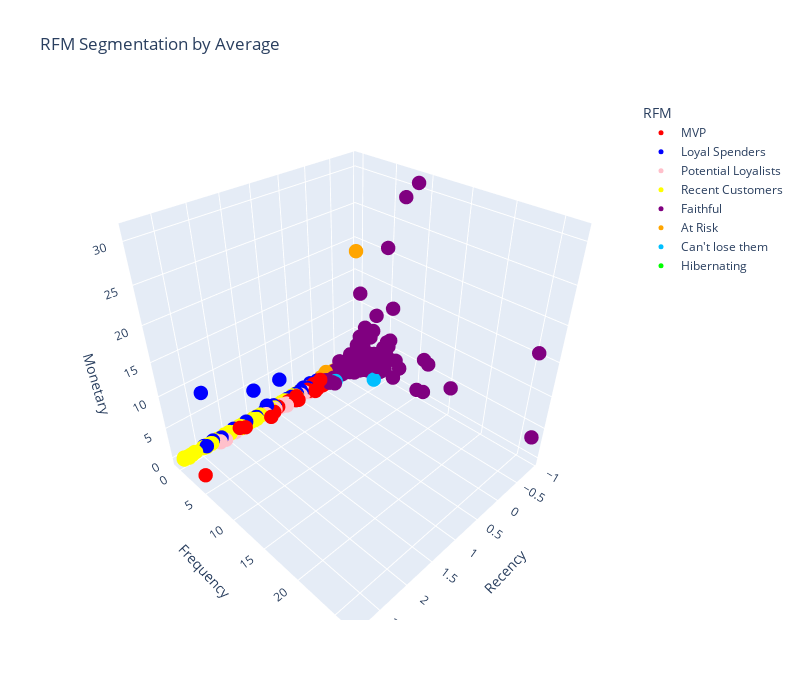

Source (notebook cell):
### Code cell
import plotly.graph_objects as go
import pandas as pd
import numpy as np

# Map labels to colors for visualization
color_map = {
    'MVP': 'red',           
    'Loyal Spenders': 'blue',         
    'Potential Loyalists': 'pink',           
    'Recent Customers': 'yellow',        
    'Faithful': 'purple',        
    'At Risk': 'orange',        
    "Can't lose them": 'deepskyblue',   
    'Hibernating': 'lime'           
}
rfm_standardized['color'] = rfm_standardized['label'].map(color_map)

# Create a 3D scatter plot
fig = go.Figure(layout=dict(width=800, height=700))

# Add traces, one for each segment
for segment, color in color_map.items():
    filtered_rfm = rfm_standardized[rfm_standardized['label'] == segment]
    fig.add_trace(go.Scatter3d(
        x=filtered_rfm['Recency'],
        y=filtered_rfm['Frequency'],
        z=filtered_rfm['Monetary'],
        mode='markers',
        marker=dict(size=5, color=color),
        name=segment  # Legend entry for this segment
    ))

# Set plot layout
fig.update_layout(
    title='RFM Segmentation by Average',
    scene=dict(
        xaxis_title='Recency',
        yaxis_title='Frequency',
        zaxis_title='Monetary'
    ),
    legend_title="RFM"
)

# Show the plot
fig.show()
